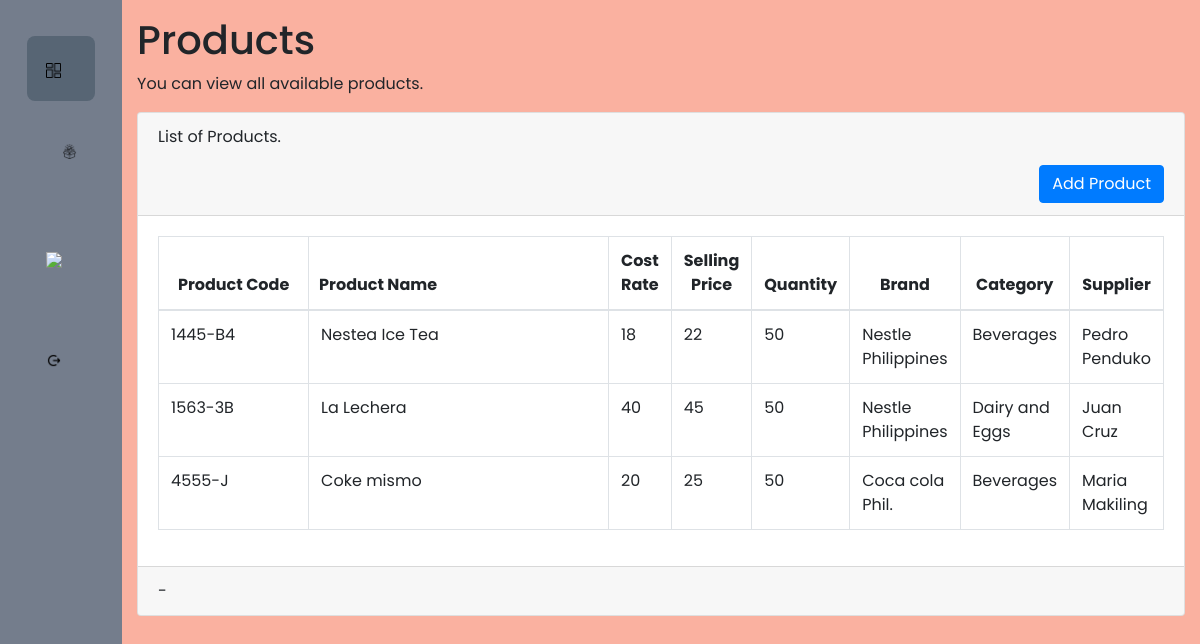
The page /product.php on the database its author committed.
### tables this page shows
CREATE TABLE `product` (
  `product_code` varchar(11) NOT NULL,
  `product_name` varchar(50) NOT NULL,
  `product_img` blob NOT NULL,
  `product_costRate` decimal(30,0) NOT NULL,
  `product_sellingPrice` decimal(30,0) NOT NULL,
  `product_quantity` int(30) NOT NULL,
  `p_totalCost` decimal(60,0) NOT NULL,
  `in_categories_id` int(11) NOT NULL,
  `in_brand_id` int(11) NOT NULL,
  `supplier_id` int(11) NOT NULL
);

CREATE TABLE `brands` (
  `in_brand_id` int(11) NOT NULL,
  `in_brand_name` varchar(255) NOT NULL,
  `in_brand_status` varchar(20) NOT NULL
);

CREATE TABLE `category` (
  `in_categories_id` int(11) NOT NULL,
  `in_categories_name` varchar(255) NOT NULL
);

CREATE TABLE `supplier` (
  `supplier_id` int(11) NOT NULL,
  `supplier_name` varchar(50) NOT NULL,
  `s_contactNumber` int(11) NOT NULL,
  `region` varchar(50) NOT NULL,
  `province` varchar(50) NOT NULL,
  `municipality` varchar(50) NOT NULL,
  `brgy` varchar(50) NOT NULL
);

### product.php (the view, shortened to what this page needs)
<!DOCTYPE html>
<html>
<head>
    <link rel="stylesheet" href="https://maxcdn.bootstrapcdn.com/bootstrap/4.0.0-beta.2/css/bootstrap.min.css"
>
    <link rel="stylesheet" href="https://cdnjs.cloudflare.com/ajax/libs/font-awesome/5.15.4/css/all.min.css">
    <link rel="stylesheet" href="./assets/css/admindashboard.css">
</head>
<body>
    <div class="slidebar">
        <div class="logo"></div>
        <ul class="menu">
            <li class="active"><a href="admindash.php">
                    <i class="fas fa-tech-alt">
                        <image src="./assets/img/dashboard.png" height="15">
                    </i>
                </a></li>
            <li class="nav-item dropdown">
                <a class="nav-link dropdown-toggle" href="#" id="navbarDropdownProduct" role="button"
                    data-toggle="dropdown" aria-haspopup="true" aria-expanded="false">
                    <i class="fas fa-profile">
                        <img src="./assets/img/order.png" height="15" alt="Product">
                    </i>
                </a>
            </li>
            <li><a href="pos.php">
                    <i class="fas fa-votes">
                        <image src="./assets/img/pos.png" height="15">
                    </i>
                </a></li class="Logout">
            <li><a href="">
                    <i class="fas fa-log-out">
                        <image src="./assets/img/out.png" height="15">
                    </i>
                </a></li>
        </ul>
    </div>
    <div class="container-fluid">
        <p class="h1 mt-3">Products</p>
        <p>You can view all available products.</p>
        <div class="card mt3">
            <div class=" card-header">List of Products.
                <span style="float: right">
                    <button type="button" class="btn btn-primary" data-bs-toggle="modal" data-bs-target="#myModal">
                        Add Product
                    </button>
                </span>
            </div>
            <div class="card-body">
                <table class="table table-bordered table-hover">
                    <thead>
                        <tr>
                            <th width="150" style="text-align: center;">Product Code</th>
                            <th style=" text-align: left; padding-left: 10px">Product Name</th>
                            <th width="50" style="text-align: center;">Cost Rate</th>
                            <th width="50" style="text-align: center;">Selling Price</th>
                            <th width="50" style="text-align: center;">Quantity</th>
                            <th width="50" style="text-align: center;">Brand</th>
                            <th width="50" style="text-align: center;">Category</th>
                            <th width="50" style="text-align: center;">Supplier</th>
                        </tr>
                    </thead>
                    <tbody id="results">
                        <?php include("./models/products.php"); ?>
                    </tbody>
                </table>
            </div>
            <div class="card-footer">
                -
            </div>
        </div>
    </div>
</body>
</html>

### models/products.php (shortened to what this page needs)
<?php
include("./config/database.php");
$sql = "SELECT p.product_code, p.product_name, p.product_img, p.product_costRate, p.product_sellingPrice,
               p.product_quantity, p.in_brand_id, b.in_brand_name AS in_brand_name,
               p.supplier_id, s.supplier_name,
               p.in_categories_id, c.in_categories_name AS in_categories_name
        FROM product p
        LEFT JOIN brands b ON p.in_brand_id = b.in_brand_id
        LEFT JOIN supplier s ON p.supplier_id = s.supplier_id
        LEFT JOIN category c ON p.in_categories_id = c.in_categories_id";
$result = $conn->query($sql);
if ($result->num_rows > 0) {
    while ($row = $result->fetch_assoc()) {
        echo "<tr>";
        echo "<td>" . $row["product_code"] . "</td>";
        echo "<td>" . $row["product_name"] . "</td>";
        echo "<td>" . $row["product_costRate"] . "</td>";
        echo "<td>" . $row["product_sellingPrice"] . "</td>";
        echo "<td>" . $row["product_quantity"] . "</td>";
        echo "<td>" . $row["in_brand_name"] . "</td>";
        echo "<td>" . $row["in_categories_name"] . "</td>";
        echo "<td>" . $row["supplier_name"] . "</td>";
        echo "</tr>";
    }
} else {
    echo "<tr><td colspan='9'>No data found</td></tr>";
}

### assets/css/admindashboard.css (style rules this page uses)
* { margin: 0; padding: 0; outline: none; border: none; text-decoration: none; box-sizing: border-box; font-family: "Poppins", sans-serif; }
body { display: flex; background-color: #fab1a0; }
.slidebar { position: sticky; top: 0; left: 0; bottom: 0; width: 130px; height: 328vh; padding: 0 1.7rem; color: #fad390; overflow: hidden; transition: all 0.5s linear; background: #747d8c; }
.logo { padding: 14px; }
.menu { height: 100%; position: relative; list-style: none; padding: 0; }
.menu li { padding: 1.2rem; margin: 8px 0; border-radius: 8px; transition: all 0.5s ease-in-out; }
.menu li:hover, .active { background: #576574; }
.menu a { color: rgb(248, 235, 235); font-size: 18px; text-decoration: none; display: flex; align-items: center; gap: 1.5rem; }
.menu a i { font-size: 1.2rem; }
.btn { margin-top: 40px; }

### rows shown on the page
product: product_code "1445-B4", product_name "Nestea Ice Tea", product_costRate "18", product_sellingPrice "22", product_quantity "50", in_brand.in_brand_name "Nestle Philippines", in_categories.in_categories_name "Beverages", supplier.supplier_name "Pedro Penduko"
product: product_code "1563-3B", product_name "La Lechera", product_costRate "40", product_sellingPrice "45", product_quantity "50", in_brand.in_brand_name "Nestle Philippines", in_categories.in_categories_name "Dairy and Eggs", supplier.supplier_name "Juan Cruz"
product: product_code "4555-J", product_name "Coke mismo", product_costRate "20", product_sellingPrice "25", product_quantity "50", in_brand.in_brand_name "Coca cola Phil.", in_categories.in_categories_name "Beverages", supplier.supplier_name "Maria Makiling"
